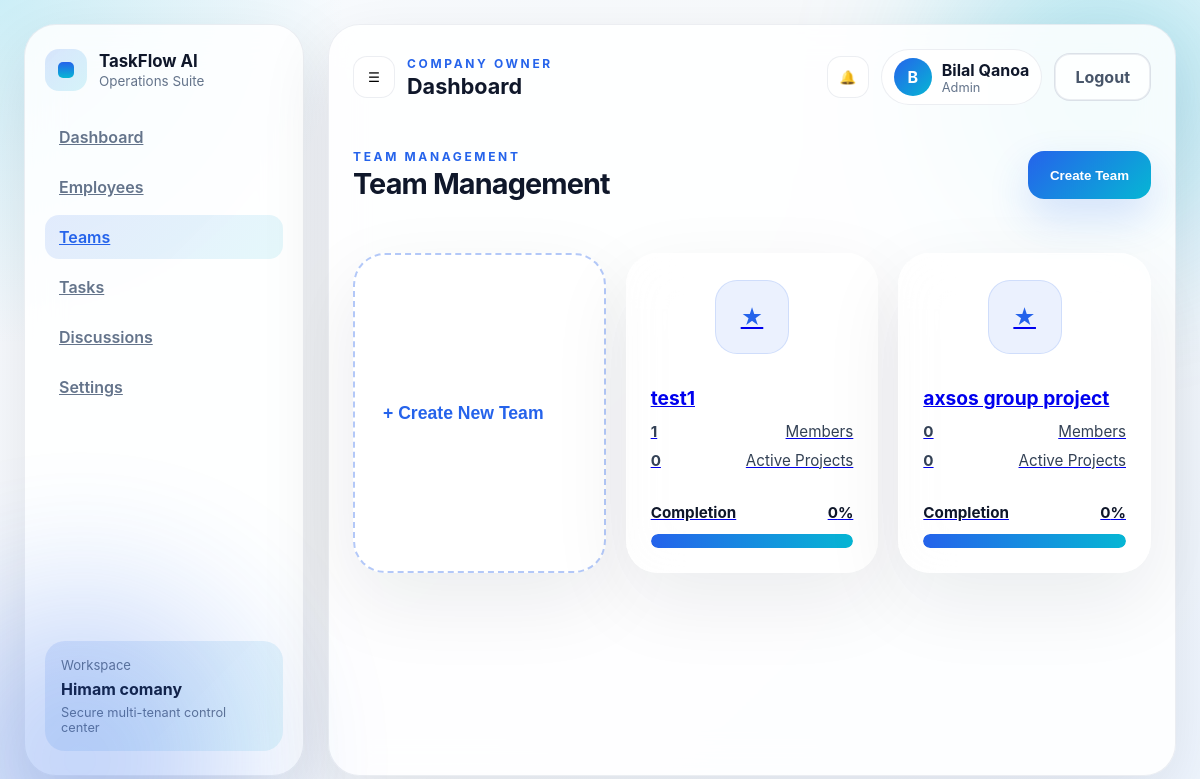
Page /dashboard/teams/ (signed in) on the earlier database version.
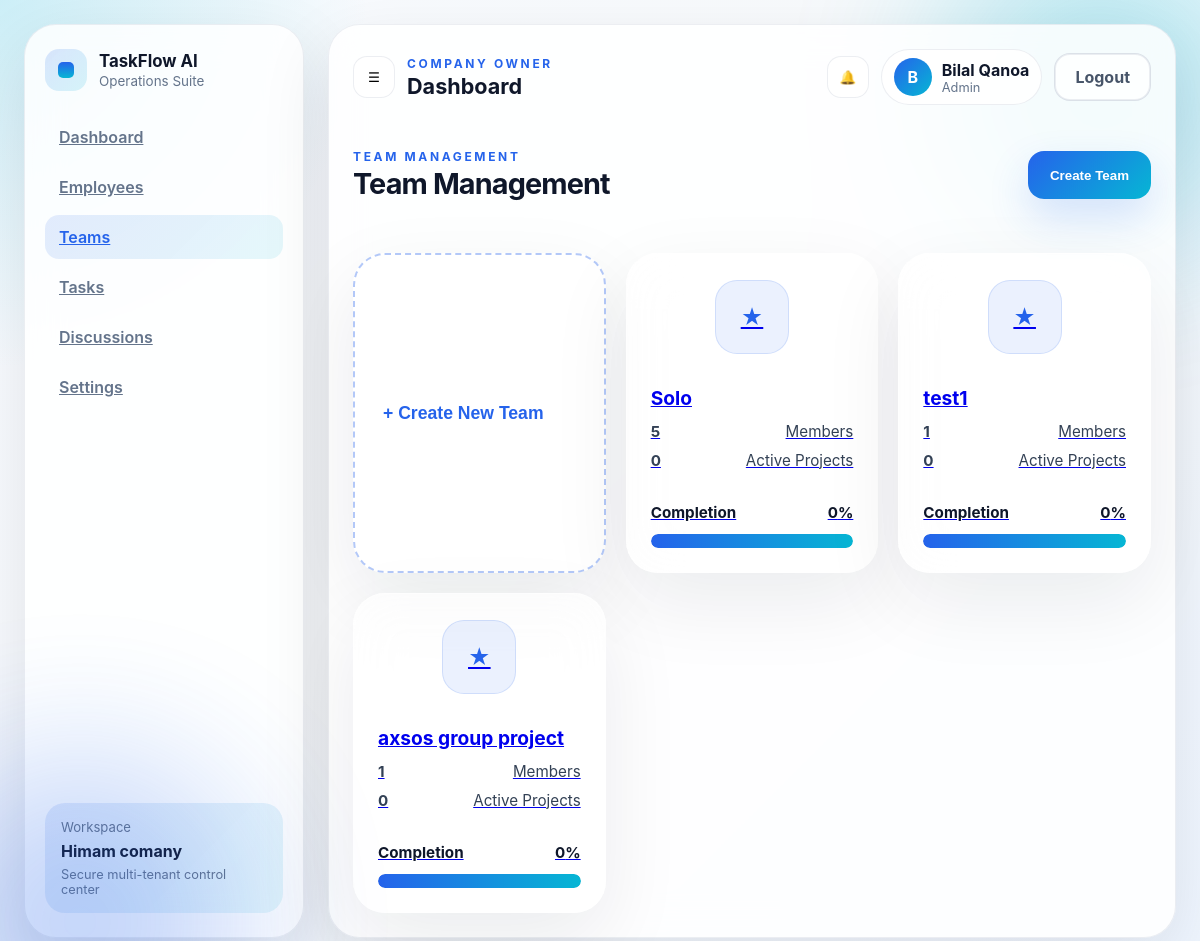
Same page on the later database version.
### companies/models.py (models this page shows, shortened)
class Team(models.Model):
    name = models.CharField(max_length=255)
    company = models.ForeignKey(
        Company,
        on_delete=models.CASCADE,
        related_name='teams',
    )
    team_leader = models.ForeignKey(
        User,
        on_delete=models.SET_NULL,
        null=True,
        blank=True,
        related_name='led_teams',
    )
    members = models.ManyToManyField(
        User,
        through='TeamMembership',
        related_name='teams',
        blank=True,
    )
    created_at = models.DateTimeField(auto_now_add=True)
    class Meta:
        ordering = ['-created_at']

### dashboard/views.py (the view)
# urls.py: path('teams/', views.TeamsListView.as_view(), name='teams'),
class TeamsListView(LoginRequiredMixin, ListView):
    model = Team
    template_name = 'dashboard/teams.html'
    context_object_name = 'teams'
    login_url = 'accounts:login'
    def dispatch(self, request, *args, **kwargs):
        if not getattr(request.user, 'owned_company', None) and not getattr(request.user, 'company', None):
            return redirect('accounts:profile')
        return super().dispatch(request, *args, **kwargs)
    def get_queryset(self):
        company = getattr(self.request.user, 'owned_company', None) or getattr(self.request.user, 'company', None)
        if not company:
            return Team.objects.none()
        return (
            Team.objects.filter(company=company)
            .select_related('company', 'team_leader')
            .prefetch_related('members')
            .annotate(
                member_count=Count('members', distinct=True),
                active_projects_count=Value(0, output_field=IntegerField()),
            )
            .order_by('-created_at')
        )
    def get_context_data(self, **kwargs):
        context = super().get_context_data(**kwargs)
        company = getattr(self.request.user, 'owned_company', None) or getattr(self.request.user, 'company', None)
        form = kwargs.pop('form', None)
        if form is None:
            form = TeamNameForm()
        context.update({
            'company': company,
            'user': self.request.user,
            'form': form,
        })
        return context

### templates/dashboard/teams.html (shortened to what this page needs)
{% extends 'dashboard/base.html' %}
{% load static %}
{% block content %}
<section class="teams-hero">
    <div>
        <p class="eyebrow">Team Management</p>
        <h1>Team Management</h1>
    </div>
    <div class="hero-actions">
        <button type="button" class="button-primary open-create-team-modal">Create Team</button>
    </div>
</section>
{% if teams %}
<section class="teams-grid">
    <article class="create-team-card">
        <button type="button" class="open-create-team-modal">+ Create New Team</button>
    </article>
    {% for team in teams %}
    <a href="{% url 'dashboard:team_detail' pk=team.pk %}" class="team-card-link">
        <article class="team-card">
            <div class="icon-shell">★</div>
            <div>
                <h3>{{ team.name }}</h3>
                <div class="team-meta">
                    <span><strong>{{ team.members.count }}</strong> Members</span>
                    <span><strong>{{ team.active_projects_count }}</strong> Active Projects</span>
                </div>
            </div>
            <div class="progress-group">
                <div class="progress-label">
                    <span>Completion</span>
                    <span>{{ team.progress|default:0 }}%</span>
                </div>
                <div class="progress-track" aria-label="Progress bar">
                    <div class="progress-fill" data-progress="{{ team.progress|default:0 }}"></div>
                </div>
            </div>
        </article>
    </a>
    {% endfor %}
</section>
{% endif %}
{% endblock content %}

Differences in the rows shown:
added Team: name "Solo", members.count "5", active_projects_count "0", progress "0"
changed Team "axsos group project": members.count "0" → "1"
